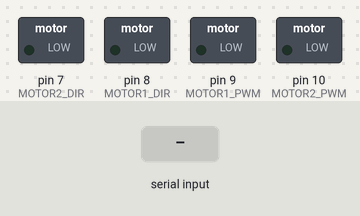
This sketch was run on a simulated Arduino Mega 2560, built with avr-gcc and run on an emulated ATmega2560. Parts: switched loads named in the sketch (green lamp = pin HIGH). The inputs (shaded band) are chosen by the test bench.

Above: at 1.2 s.
1.3 s: "M1\n" received over Serial
At 1.9 s:
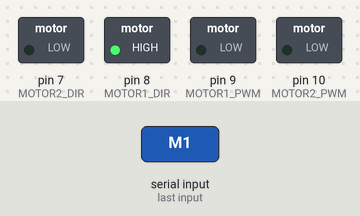
2.8 s: "M2\n" received over Serial
At 3.1 s:
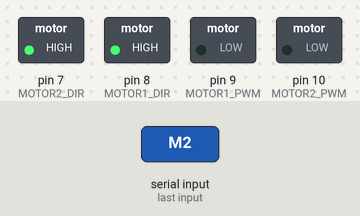
4.3 s: "M190\n" received over Serial
At 5.4 s:
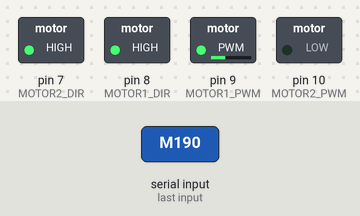
5.8 s: "M290\n" received over Serial
At 6.6 s:
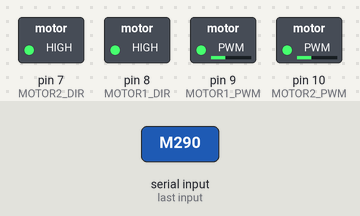
7.3 s: "M1,45\n" received over Serial
At 7.7 s:
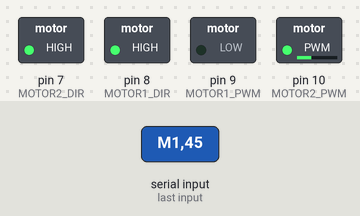
Timing chart, 0 to 9.8 s (numbered marks = the images above; inputs shaded):
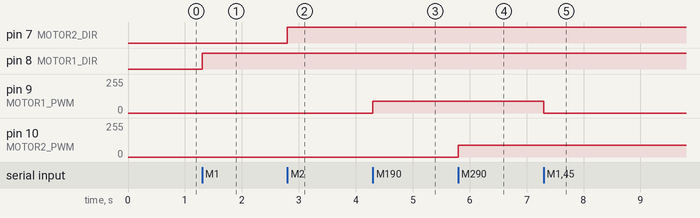

The sketch:

main.ino
```cpp
// Firmware Arduino Mega: controllo motori + sensori (SPEC §8.3).
// Protocollo: M<id><speed>\n  (-255..255), S?\n -> stato sensori CSV.
#include <Arduino.h>
const int MOTOR1_PWM = 9, MOTOR1_DIR = 8, MOTOR2_PWM = 10, MOTOR2_DIR = 7;
void drive(int pwmPin, int dirPin, int speed) {
  digitalWrite(dirPin, speed >= 0 ? HIGH : LOW);
  analogWrite(pwmPin, constrain(abs(speed), 0, 255));
}
void setup() {
  Serial.begin(115200);
  pinMode(MOTOR1_PWM, OUTPUT); pinMode(MOTOR1_DIR, OUTPUT);
  pinMode(MOTOR2_PWM, OUTPUT); pinMode(MOTOR2_DIR, OUTPUT);
}
void loop() {
  if (!Serial.available()) return;
  String cmd = Serial.readStringUntil('\n');
  cmd.trim();
  if (cmd == "S?") { Serial.println("0,0"); }
  else if (cmd.startsWith("M1")) { drive(MOTOR1_PWM, MOTOR1_DIR, cmd.substring(2).toInt()); }
  else if (cmd.startsWith("M2")) { drive(MOTOR2_PWM, MOTOR2_DIR, cmd.substring(2).toInt()); }
}
```

Measured:
- after the input at 1.3 s, pin 8 (MOTOR1_DIR): LOW → HIGH at once
- after the input at 2.8 s, pin 7 (MOTOR2_DIR): LOW → HIGH at once
- after the input at 4.3 s, pin 9 (MOTOR1_PWM): 0/255 → 90/255 at once
- after the input at 5.8 s, pin 10 (MOTOR2_PWM): 0/255 → 90/255 at once
- after the input at 7.3 s, pin 9 (MOTOR1_PWM): 90/255 → 0/255 at once
